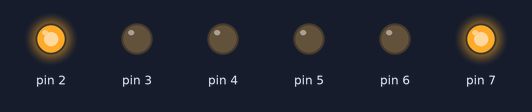
Bench run of a sketch on a simulated Arduino Uno, built with avr-gcc and run on an emulated ATmega328P. On the bench: output pins drawn as LEDs (lit = HIGH).

Above: at 1.5 s.
At 4.0 s:
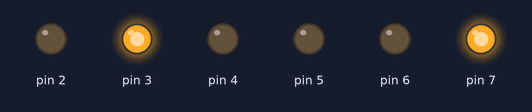
At 6.5 s:
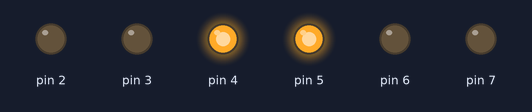
At 9.0 s:
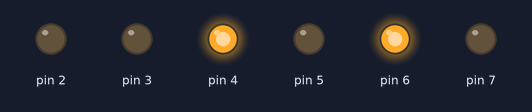
Timing chart, 0 to 13.0 s (numbered marks = the images above):
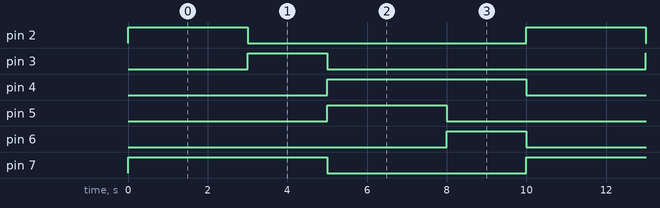

Measured:
- by itself, pin 2, pin 5: alternates HIGH for 3.0 s and LOW for 7.0 s
- by itself, pin 3, pin 6: alternates HIGH for 2.0 s and LOW for 8.0 s
- by itself, pin 4, pin 7: alternates HIGH for 5.0 s and LOW for 5.0 s

The sketch:

EJERCICIO_4.ino
```cpp
void setup()
// DEFINE LA FUNCION DEC ADA PIN ACA SON TODOS DE SALIDA
{
  pinMode(7, OUTPUT);
  pinMode(2, OUTPUT);
  pinMode(3, OUTPUT);
  pinMode(4, OUTPUT);
  pinMode(5, OUTPUT);
  pinMode(6, OUTPUT);
}
// HACE QUE SE PRENDA O APAGUE EL LED DEPENDIEDNO SI ESTA EN HIGH QUE AHI ISE PRENDE O EN LOW QUE AHI SE APAGA
void loop()
{
  digitalWrite(7, HIGH);
  digitalWrite(2, HIGH);
  // LE HACE ESPERAR 3 SEGUNDOS
  delay(3000); // Wait for 3000 millisecond(s)
  digitalWrite(2, LOW);
  digitalWrite(3, HIGH);
  // LE HACE ESPERAR 2 SEGUNDOS
  delay(2000); // Wait for 2000 millisecond(s)
  digitalWrite(3, LOW);
  digitalWrite(4, HIGH);
  digitalWrite(7, LOW);
  digitalWrite(5, HIGH);
  // LE HACE ESPERAR 3 SEGUNDOS
  delay(3000); // Wait for 3000 millisecond(s)
  digitalWrite(5, LOW);
  digitalWrite(6, HIGH);
   // LE HACE ESPERAR 2 SEGUNDOS
  delay(2000); // Wait for 2000 millisecond(s)
  digitalWrite(6, LOW);
  digitalWrite(4, LOW);
}
```
